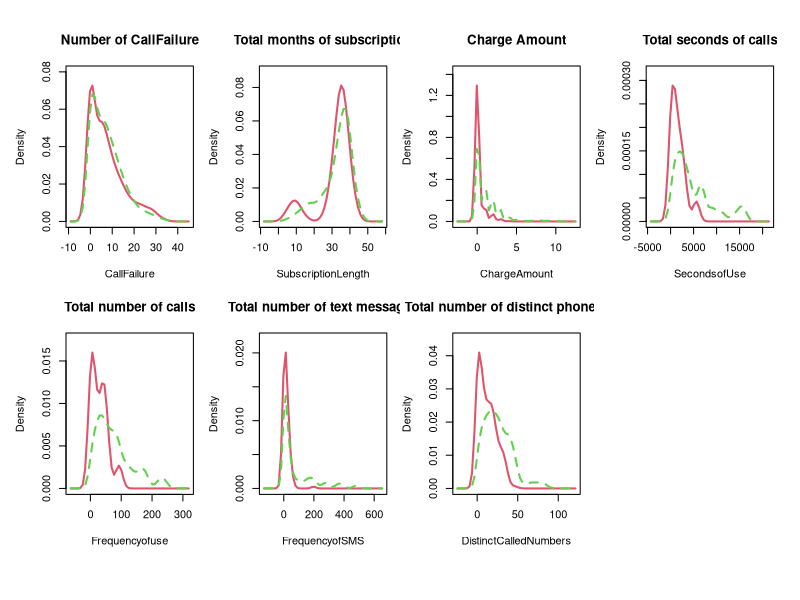

Write R code to recreate this figure. (Note: this script raises an error after producing the figure.)
################## Run data_cleaning.r first
library(readr)
IranianChurn <- read_csv("data/derived/IranianChurn_cleaned.csv")
library(sm)
attach(IranianChurn)

png("outputs/figures/conditional_density_plot.png", width = 1000, height = 480, res=100)

par(oma = c(4,1,1,1), mfrow = c(2, 4), mar = c(4, 4, 4, 1))

sm.density.compare(CallFailure,Churn, lwd=2)
title(main="Number of CallFailure")
sm.density.compare(SubscriptionLength,Churn, lwd=2)
title(main="Total months of subscription")
sm.density.compare(ChargeAmount,Churn, lwd=2)
title(main="Charge Amount")
sm.density.compare(SecondsofUse,Churn, lwd=2)
title(main="Total seconds of calls")
sm.density.compare(Frequencyofuse,Churn, lwd=2)
title(main="Total number of calls")
sm.density.compare(FrequencyofSMS,Churn, lwd=2)
title(main="Total number of text messages")
sm.density.compare(DistinctCalledNumbers,Churn, lwd=2)
title(main="Total number of distinct phone calls")
sm.density.compare(AgeGroupNum,Churn, lwd=2) #defined in data_clean.r
title(main="Age Group")

par(fig = c(0, 1, 0, 1), oma = c(0, 0, 0, 0), mar = c(0, 0, 0, 0), new = TRUE)
plot(0, 0, type = 'l', bty = 'n', xaxt = 'n', yaxt = 'n')
legend('bottom', legend = c("non-CHURN", "CHURN"), 
       lty=c(2,1), col=c(3,2), lwd=2, horiz = TRUE, xpd = TRUE, 
       seg.len=2, cex = 1.5, inset = 0, bty = "o")

# Close the graphics device
dev.off()


# Calculate the counts for each category split by churn status
complains_table <- table(Complains, Churn)
tariff_table <- table(TariffPlan, Churn)
status_table <- table(Status, Churn)

# Set up the plotting area
png("outputs/figures/conditional_barplot_discrete.png", width = 1000, height = 380, res=100)
par(mfrow=c(1, 3), mar=c(5, 4, 2, 1))  # Adjust margins if necessary

# Plot for Complains
barplot(complains_table, beside = T, col = c("skyblue", "pink"), 
        main = "Complains", ylim = c(0, max(complains_table)*1.2),
        ylab = "Count")

# Plot for TariffPlan
barplot(tariff_table, beside = T, col = c("skyblue", "pink"),
        main = "Tariff Plan", ylim = c(0, max(tariff_table)*1.2))

# Plot for Status
barplot(status_table, beside = T, col = c("skyblue", "pink"),
        main = "Status", ylim = c(0, max(status_table)*1.2))

# Adding a legend
par(fig = c(0, 1, 0, 1), oma = c(0, 0, 0, 0), mar = c(0, 0, 0, 0), new = TRUE)
plot(0, 0, type = 'l', bty = 'n', xaxt = 'n', yaxt = 'n')
legend('bottom', legend = c("non-CHURN", "CHURN"), 
       fill = c("skyblue", "pink"), col=c(3,2), horiz = TRUE, xpd = TRUE, 
       seg.len=2, cex = 1.5, inset = 0, bty = "o")

# Close the graphics device
dev.off()

detach(IranianChurn)
